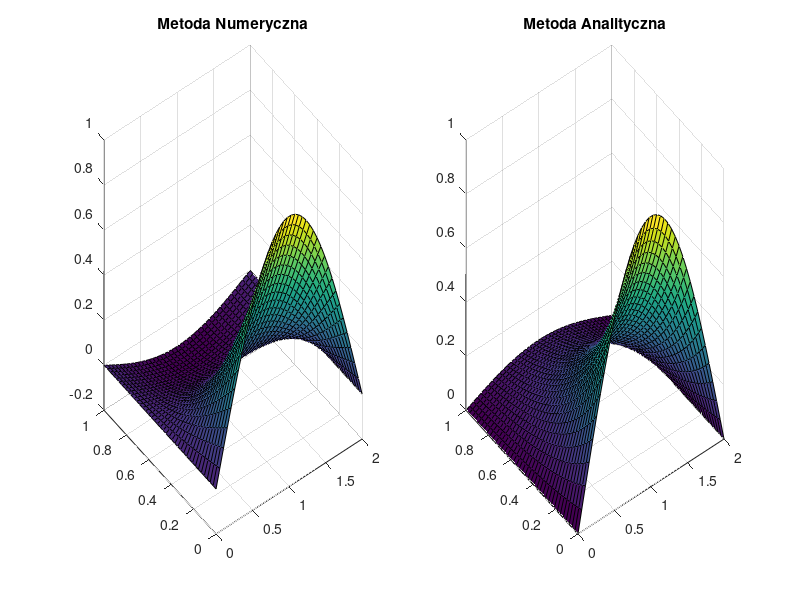

MATLAB code for this plot:
clc,clear all
tic
%rozwi�zanie analityczne
G = @(x,t) sin(pi.*x./2).*exp(-(pi.^2).*t./4);

%przedzia� omega
xa=0;
xb=2;
yc=0;
yd=1;

%warunki brzegowe
u1 = @(x) 0;
u2 = @(x) 0;
u3 = @(x,t) sin(pi*x/2);

licznik=0;
%siatka
m=40;
D=1;
deltax=(xb-xa)/(m-1);
x=[xa:deltax:xb];         %przedzia� przestrzenny
deltat=(deltax^2)/(0.1*D); 
n_end=floor(yd/deltat)+1;
t=[0:deltat:1];           %przedzia� czasowy

%macierz
psi=zeros(n_end,length(x)); %utworzenie pustej macierzy

%dodanie warunku pocz�tkowego
psi(1,:) = u3(x);
psi(:,1) = u1(t);
psi(:,m) = u2(t);

% Pierwszy poziom za pomocą schematu dwupoziomowego
A_2 = (2+(deltax^2)/(deltat))*diag(eye(m-2));
B_2 = diag(A_2) + -1*diag(diag(eye(m-3)),-1) + -1*diag(diag(eye(m-3)),1);
F = diag(eye(m-2)) * deltax^2/deltat .* psi(1,2:m-1)';
F(1) = F(1) + psi(2,1);
F(length(F)) = F(length(F)) + psi(2, m);  
psi(2,2:m-1) = linsolve(B_2,F);

% Pozostałe poziomy
F = diag(eye(2*m-2));
A1 = eye(m-2) .* -(D/deltax^2-1/(2*deltat));
A2 = (eye(m-2,m) + diag(diag(eye(m-2)),2)(1:m-2,:)) .* D/deltax^2;
A = [A1, A2] ./ (1/(2*deltat) + D/deltax^2);
for n=3:n_end
  F(1:m-2) = psi(n-2,2:m-1);
  F(m-1:length(F)) = psi(n-1,:);
  psi(n,2:m-1) = A * F;
  licznik = licznik+1;
end

[X,T] = meshgrid(x,t);
subplot(1,2,1)
surf(X,T,psi)
title('Metoda Numeryczna')
subplot(1,2,2)
surf(X,T,(G(X,T)))
title('Metoda Analityczna')
Error=max(max(abs(psi-G(X,T))));
licznik
toc
